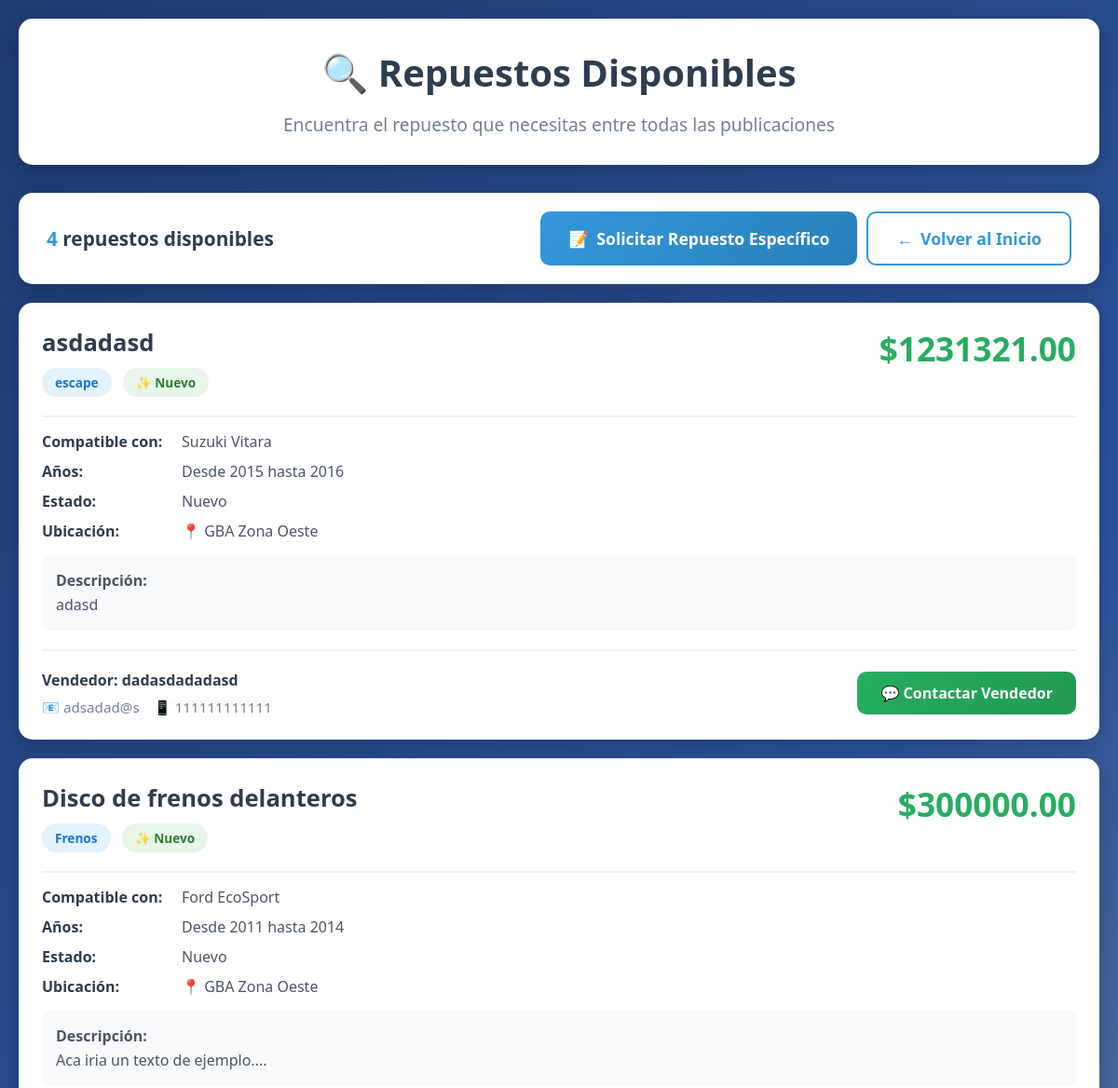
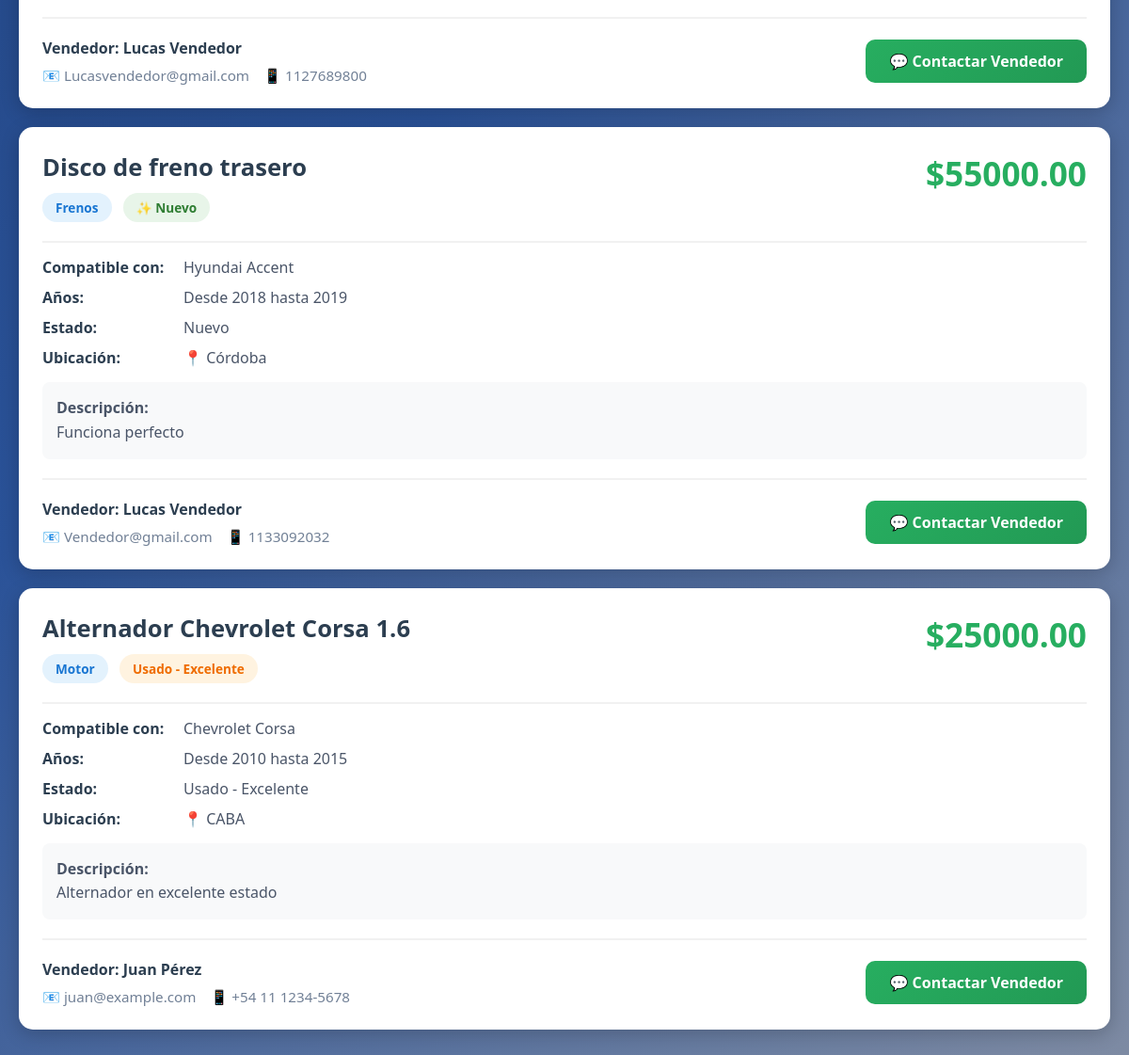
The app's page /comprar/listado-repuestos/ with its own data (2 pictures, top to bottom).
### core/models.py (models this page shows, shortened)
class PublicacionVenta(models.Model):
    ESTADO_CHOICES = [
        ('nuevo', 'Nuevo'),
        ('usado_excelente', 'Usado - Excelente'),
        ('usado_bueno', 'Usado - Bueno'),
        ('usado_regular', 'Usado - Regular'),
    ]
    CATEGORIA_CHOICES = [
        ('motor', 'Motor'),
        ('transmision', 'Transmisión'),
        ('suspension', 'Suspensión'),
        ('frenos', 'Frenos'),
        ('electrico', 'Sistema Eléctrico'),
        ('carroceria', 'Carrocería'),
        ('interior', 'Interior'),
        ('otros', 'Otros'),
    ]
    titulo = models.CharField(max_length=200, verbose_name="Título del Repuesto")
    marca_auto = models.CharField(max_length=100, verbose_name="Marca del Auto Compatible")
    modelo_auto = models.CharField(max_length=100, verbose_name="Modelo Compatible", blank=True)
    año_desde = models.IntegerField(verbose_name="Año Desde", null=True, blank=True)
    año_hasta = models.IntegerField(verbose_name="Año Hasta", null=True, blank=True)
    categoria = models.CharField(max_length=50, choices=CATEGORIA_CHOICES, verbose_name="Categoría")
    descripcion = models.TextField(verbose_name="Descripción del Repuesto")
    estado = models.CharField(max_length=30, choices=ESTADO_CHOICES, verbose_name="Estado")
    precio = models.DecimalField(max_digits=10, decimal_places=2, verbose_name="Precio")
    nombre_vendedor = models.CharField(max_length=200, verbose_name="Nombre del Vendedor")
    email_vendedor = models.EmailField(verbose_name="Email")
    telefono_vendedor = models.CharField(max_length=20, verbose_name="Teléfono")
    ubicacion = models.CharField(max_length=200, verbose_name="Ubicación")
    fecha_publicacion = models.DateTimeField(auto_now_add=True)
    disponible = models.BooleanField(default=True)
    vistas = models.IntegerField(default=0)
    class Meta:
        verbose_name = "Publicación de Venta"
        verbose_name_plural = "Publicaciones de Venta"
        ordering = ['-fecha_publicacion']

### quiero_comprar/views.py (the view)
# urls.py: path('listado-repuestos/', views.listado_repuestos, name='listado_repuestos'),
def listado_repuestos(request):
    try:
        repuestos = PublicacionVenta.objects.filter(disponible=True)
        repuestos_validos = []
        for repuesto in repuestos:
            try:
                precio = repuesto.precio
                if precio is not None and precio != '':
                    repuestos_validos.append(repuesto)
            except (ValueError, InvalidOperation, TypeError):
                continue
        context = {
            'repuestos': repuestos_validos,
            'total_repuestos': len(repuestos_validos)
        }
        return render(request, 'listado_repuestos.html', context)
    except Exception as e:
        messages.error(request, f'Error al cargar los repuestos: {str(e)}')
        context = {
            'repuestos': [],
            'total_repuestos': 0
        }
        return render(request, 'listado_repuestos.html', context)

### quiero_comprar/templates/listado_repuestos.html (shortened to what this page needs)
{% load static %}
<!DOCTYPE html>
<html lang="es">
<head>
    <link rel="stylesheet" href="{% static 'quiero_comprar/listado_repuestos.css' %}">
</head>
<body>
    <div class="container">
        <div class="header">
            <h1>🔍 Repuestos Disponibles</h1>
            <p>Encuentra el repuesto que necesitas entre todas las publicaciones</p>
        </div>
        <div class="action-bar">
            <div class="results-count">
                <span>{{ total_repuestos }}</span> repuesto{{ total_repuestos|pluralize }} disponible{{ total_repuestos|pluralize }}
            </div>
            <div style="display: flex; gap: 10px; flex-wrap: wrap;">
                <a href="{% url 'quiero_comprar' %}" class="btn-action">
                    <span>📝</span>
                    Solicitar Repuesto Específico
                </a>
                <a href="{% url 'index' %}" class="btn-action btn-secondary">
                    <span>←</span>
                    Volver al Inicio
                </a>
            </div>
        </div>
        {% if repuestos %}
            {% for repuesto in repuestos %}
            <div class="repuesto-card">
                <div class="card-header">
                    <div class="card-title">
                        <h2>{{ repuesto.titulo }}</h2>
                        <div>
                            <span class="card-badge badge-categoria">{{ repuesto.get_categoria_display }}</span>
                            {% if repuesto.estado == 'nuevo' %}
                                <span class="card-badge badge-nuevo">✨ Nuevo</span>
                            {% else %}
                                <span class="card-badge badge-usado">{{ repuesto.get_estado_display }}</span>
                            {% endif %}
                        </div>
                    </div>
                    <div class="price">${{ repuesto.precio }}</div>
                </div>
                <div class="card-body">
                    <div class="detail-row">
                        <span class="detail-label">Compatible con:</span>
                        <span>{{ repuesto.marca_auto }} {% if repuesto.modelo_auto %}{{ repuesto.modelo_auto }}{% endif %}</span>
                    </div>
                    {% if repuesto.año_desde or repuesto.año_hasta %}
                    <div class="detail-row">
                        <span class="detail-label">Años:</span>
                        <span>
                            {% if repuesto.año_desde %}Desde {{ repuesto.año_desde }}{% endif %}
                            {% if repuesto.año_hasta %} hasta {{ repuesto.año_hasta }}{% endif %}
                        </span>
                    </div>
                    {% endif %}
                    <div class="detail-row">
                        <span class="detail-label">Estado:</span>
                        <span>{{ repuesto.get_estado_display }}</span>
                    </div>
                    <div class="detail-row">
                        <span class="detail-label">Ubicación:</span>
                        <span>📍 {{ repuesto.ubicacion }}</span>
                    </div>
                    <div class="descripcion">
                        <strong>Descripción:</strong><br>
                        {{ repuesto.descripcion }}
                    </div>
                </div>
                <div class="card-footer">
                    <div class="vendedor-info">
                        <h4>Vendedor: {{ repuesto.nombre_vendedor }}</h4>
                        <div class="contacto">
                            <span class="contacto-item">📧 {{ repuesto.email_vendedor }}</span>
                            <span class="contacto-item">📱 {{ repuesto.telefono_vendedor }}</span>
                        </div>
                    </div>
                    <a href="mailto:{{ repuesto.email_vendedor }}?subject=Consulta sobre {{ repuesto.titulo }}" class="btn-contactar">
                        💬 Contactar Vendedor
                    </a>
                </div>
            </div>
            {% endfor %}
        {% endif %}
    </div>
</body>
</html>

### quiero_comprar/static/quiero_comprar/listado_repuestos.css (style rules this page uses)
* { margin: 0; padding: 0; box-sizing: border-box; }
body { font-family: 'Segoe UI', Tahoma, Geneva, Verdana, sans-serif; background: linear-gradient(135deg, #1e3c72 0%, #2a5298 50%, #7e8ba3 100%); min-height: 100vh; padding: 20px; }
.container { max-width: 1200px; margin: 0 auto; }
.header { background: white; border-radius: 15px; padding: 30px; margin-bottom: 30px; box-shadow: 0 5px 20px rgba(0, 0, 0, 0.2); text-align: center; }
.header h1 { color: #2c3e50; margin-bottom: 15px; font-size: 2.5em; }
.header p { color: #718096; font-size: 1.2em; }
.action-bar { background: white; border-radius: 15px; padding: 20px 30px; margin-bottom: 20px; display: flex; justify-content: space-between; align-items: center; box-shadow: 0 5px 20px rgba(0, 0, 0, 0.2); flex-wrap: wrap; gap: 15px; }
.results-count { font-size: 1.3em; color: #2c3e50; font-weight: 600; }
.results-count span { color: #3498db; }
.btn-action { background: linear-gradient(135deg, #3498db 0%, #2980b9 100%); color: white; padding: 15px 30px; border: none; border-radius: 10px; font-size: 1.1em; font-weight: 600; cursor: pointer; transition: all 0.3s; text-decoration: none; display: inline-flex; align-items: center; gap: 8px; }
.btn-secondary { background: white; color: #3498db; border: 2px solid #3498db; }
.repuesto-card { background: white; border-radius: 15px; padding: 25px; margin-bottom: 20px; box-shadow: 0 5px 20px rgba(0, 0, 0, 0.2); transition: transform 0.3s, box-shadow 0.3s; }
.card-header { display: flex; justify-content: space-between; align-items: start; margin-bottom: 15px; padding-bottom: 15px; border-bottom: 2px solid #f1f1f1; }
.card-title h2 { color: #2c3e50; font-size: 1.6em; margin-bottom: 10px; }
.card-badge { display: inline-block; padding: 6px 14px; border-radius: 20px; font-size: 0.85em; font-weight: 600; margin-right: 8px; margin-bottom: 5px; }
.badge-categoria { background: #e3f2fd; color: #1976d2; }
.badge-nuevo { background: #e8f5e9; color: #2e7d32; }
.badge-usado { background: #fff3e0; color: #ef6c00; }
.price { font-size: 2.2em; color: #27ae60; font-weight: 700; text-align: right; }
.card-body { margin-bottom: 20px; }
.detail-row { display: flex; margin: 10px 0; color: #4a5568; }
.detail-label { font-weight: 600; min-width: 150px; color: #2c3e50; }
.descripcion { background: #f8f9fa; padding: 15px; border-radius: 8px; margin-top: 15px; line-height: 1.6; color: #4a5568; }
.card-footer { display: flex; justify-content: space-between; align-items: center; padding-top: 20px; border-top: 2px solid #f1f1f1; flex-wrap: wrap; gap: 15px; }
.vendedor-info h4 { color: #2c3e50; margin-bottom: 8px; }
.contacto { display: flex; gap: 15px; flex-wrap: wrap; }
.contacto-item { display: flex; align-items: center; gap: 5px; color: #718096; font-size: 0.95em; }
.btn-contactar { background: linear-gradient(135deg, #27ae60 0%, #229954 100%); color: white; padding: 12px 25px; border: none; border-radius: 10px; font-size: 1em; font-weight: 600; cursor: pointer; transition: all 0.3s; text-decoration: none; display: inline-block; }

### records on screen
PublicacionVenta: titulo "asdadasd", categoria "escape", shows "✨ Nuevo", precio "1231321.00", marca_auto "Suzuki", modelo_auto "Vitara", año_desde "2015", año_hasta "2016", estado "Nuevo", ubicacion "GBA Zona Oeste", descripcion "adasd", nombre_vendedor "dadasdadadasd", email_vendedor "adsadad@s", telefono_vendedor "111111111111"
PublicacionVenta: titulo "Disco de frenos delanteros", categoria "Frenos", shows "✨ Nuevo", precio "300000.00", marca_auto "Ford", modelo_auto "EcoSport", año_desde "2011", año_hasta "2014", estado "Nuevo", ubicacion "GBA Zona Oeste", descripcion "Aca iria un texto de ejemplo....", nombre_vendedor "Lucas Vendedor", email_vendedor "Lucasvendedor@gmail.com", telefono_vendedor "1127689800"
PublicacionVenta: titulo "Disco de freno trasero", categoria "Frenos", shows "✨ Nuevo", precio "55000.00", marca_auto "Hyundai", modelo_auto "Accent", año_desde "2018", año_hasta "2019", estado "Nuevo", ubicacion "Córdoba", descripcion "Funciona perfecto", nombre_vendedor "Lucas Vendedor", email_vendedor "Vendedor@gmail.com", telefono_vendedor "1133092032"
PublicacionVenta: titulo "Alternador Chevrolet Corsa 1.6", categoria "Motor", estado "Usado - Excelente", precio "25000.00", marca_auto "Chevrolet", modelo_auto "Corsa", año_desde "2010", año_hasta "2015", ubicacion "CABA", descripcion "Alternador en excelente estado", nombre_vendedor "Juan Pérez", email_vendedor "juan@example.com", telefono_vendedor "+54 11 1234-5678"

### other values on screen
{{ total_repuestos }} "4"
